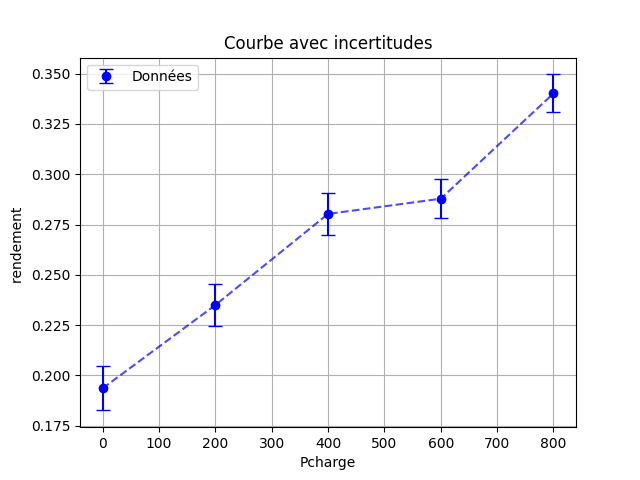

Generate this figure with Python:
from numpy import *
import matplotlib.pyplot as plt
Pcharge = [0, 200, 400, 600, 800]
umas=1 # En %
Pmas_RECU = [63, 68, 70, 78, 82]  # Puissance maximale reçue
Pmcc_recu = [30, 29.9, 29.9, 29.7, 29.7]
umcc=0.1  # Puissance MCC reçue
Pmcc_sortie = [18, 23, 28, 31, 38]
uch=umas
n=[]
un=[]
for i in range(len(Pcharge)):
    n.append(Pmcc_sortie[i]/(Pmas_RECU[i]+Pmcc_recu[i]))
    un.append(sqrt((1/(Pmas_RECU[i]+Pmcc_recu[i]) * uch)**2+(Pmcc_sortie[i]/(Pmas_RECU[i]+Pmcc_recu[i])**2 *umcc)**2+(Pmcc_sortie[i]/(Pmas_RECU[i]+Pmcc_recu[i])**2 *umas)**2))
plt.errorbar(Pcharge, n, yerr=un, fmt='o', label="Données", capsize=5, color='blue')
plt.plot(Pcharge, n, linestyle='--', color='blue', alpha=0.7)
# Ajout des labels, titre et légende
plt.xlabel('Pcharge')
plt.ylabel('rendement ')
plt.title('Courbe avec incertitudes')
plt.legend()
plt.grid(True)

# Affichage
plt.show()
plt.tight_layout()#mise en forme du graphique
plt.savefig("image_graphique.png")